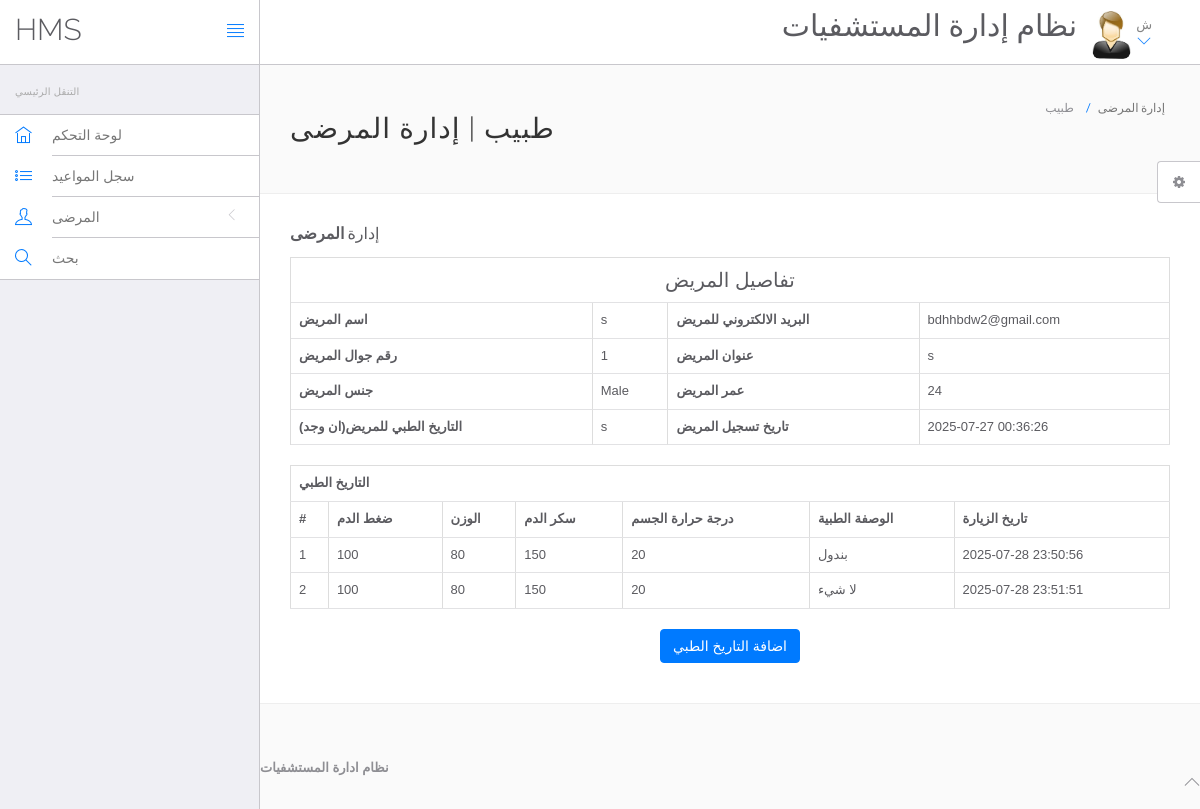
The page /hospital/hms/doctor/view-patient.php?viewid=3 (signed in) on the database its author committed.
### tables this page shows
CREATE TABLE `doctors` (
  `id` int(11) NOT NULL,
  `specilization` varchar(255) DEFAULT NULL,
  `doctorName` varchar(255) DEFAULT NULL,
  `address` longtext DEFAULT NULL,
  `docFees` varchar(255) DEFAULT NULL,
  `contactno` bigint(11) DEFAULT NULL,
  `docEmail` varchar(255) DEFAULT NULL,
  `password` varchar(255) DEFAULT NULL,
  `creationDate` timestamp NULL DEFAULT current_timestamp(),
  `updationDate` timestamp NULL DEFAULT NULL ON UPDATE current_timestamp()
);

CREATE TABLE `tblpatient` (
  `ID` int(10) NOT NULL,
  `Docid` int(10) DEFAULT NULL,
  `PatientName` varchar(200) DEFAULT NULL,
  `PatientContno` bigint(10) DEFAULT NULL,
  `PatientEmail` varchar(200) DEFAULT NULL,
  `PatientGender` varchar(50) DEFAULT NULL,
  `PatientAdd` longtext DEFAULT NULL,
  `PatientAge` int(10) DEFAULT NULL,
  `PatientMedhis` longtext DEFAULT NULL,
  `CreationDate` timestamp NULL DEFAULT current_timestamp(),
  `UpdationDate` timestamp NULL DEFAULT NULL ON UPDATE current_timestamp()
);

CREATE TABLE `tblmedicalhistory` (
  `ID` int(10) NOT NULL,
  `PatientID` int(10) DEFAULT NULL,
  `BloodPressure` varchar(200) DEFAULT NULL,
  `BloodSugar` varchar(200) NOT NULL,
  `Weight` varchar(100) DEFAULT NULL,
  `Temperature` varchar(200) DEFAULT NULL,
  `MedicalPres` longtext DEFAULT NULL,
  `CreationDate` timestamp NOT NULL DEFAULT current_timestamp() ON UPDATE current_timestamp()
);

### hospital/hms/doctor/view-patient.php (the view, shortened to what this page needs)
<?php
include('include/config.php');
if(strlen($_SESSION['id']==0)) {
 header('location:logout.php');
  } else{
?>
<!DOCTYPE html>
<html lang="en">
	<head>
		<link rel="stylesheet" href="vendor/bootstrap/css/bootstrap.min.css">
		<link rel="stylesheet" href="vendor/fontawesome/css/font-awesome.min.css">
		<link rel="stylesheet" href="vendor/themify-icons/themify-icons.min.css">
		<link href="vendor/animate.css/animate.min.css" rel="stylesheet" media="screen">
		<link href="vendor/perfect-scrollbar/perfect-scrollbar.min.css" rel="stylesheet" media="screen">
		<link href="vendor/switchery/switchery.min.css" rel="stylesheet" media="screen">
		<link href="vendor/bootstrap-touchspin/jquery.bootstrap-touchspin.min.css" rel="stylesheet" media="screen">
		<link href="vendor/select2/select2.min.css" rel="stylesheet" media="screen">
		<link href="vendor/bootstrap-datepicker/bootstrap-datepicker3.standalone.min.css" rel="stylesheet" media="screen">
		<link href="vendor/bootstrap-timepicker/bootstrap-timepicker.min.css" rel="stylesheet" media="screen">
		<link rel="stylesheet" href="assets/css/styles.css">
		<link rel="stylesheet" href="assets/css/plugins.css">
		<link rel="stylesheet" href="assets/css/themes/theme-1.css" id="skin_color" />
	</head>
	<body>
		<div id="app">
<?php include('include/sidebar.php');?>
<div class="app-content">
<?php include('include/header.php');?>
<div class="main-content" >
<div class="wrap-content container" id="container">
<section id="page-title">
<div class="row">
<div class="col-sm-8">
<h1 class="mainTitle">طبيب | إدارة المرضى</h1>
</div>
<ol class="breadcrumb">
<li>
<span>طبيب</span>
</li>
<li class="active">
<span>إدارة المرضى</span>
</li>
</ol>
</div>
</section>
<div class="container-fluid container-fullw bg-white">
<div class="row">
<div class="col-md-12">
<h5 class="over-title margin-bottom-15">إدارة <span class="text-bold">المرضى</span></h5>
<?php
                               $vid=$_GET['viewid'];
                               $ret=mysqli_query($con,"select * from tblpatient where ID='$vid'");
$cnt=1;
while ($row=mysqli_fetch_array($ret)) {
                               ?>
<table border="1" class="table table-bordered">
 <tr align="center">
<td colspan="4" style="font-size:20px;color:blue">
 تفاصيل المريض</td></tr>
    <tr>
    <th scope>اسم المريض</th>
    <td><?php  echo $row['PatientName'];?></td>
    <th scope>البريد الالكتروني للمريض</th>
    <td><?php  echo $row['PatientEmail'];?></td>
  </tr>
  <tr>
    <th scope>رقم جوال المريض</th>
    <td><?php  echo $row['PatientContno'];?></td>
    <th>عنوان المريض</th>
    <td><?php  echo $row['PatientAdd'];?></td>
  </tr>
    <tr>
    <th>جنس المريض</th>
    <td><?php  echo $row['PatientGender'];?></td>
    <th>عمر المريض</th>
    <td><?php  echo $row['PatientAge'];?></td>
  </tr>
  <tr>
    <th>التاريخ الطبي للمريض(ان وجد)</th>
    <td><?php  echo $row['PatientMedhis'];?></td>
     <th>تاريخ تسجيل المريض</th>
    <td><?php  echo $row['CreationDate'];?></td>
  </tr>
<?php }?>
</table>
<?php
$ret=mysqli_query($con,"select * from tblmedicalhistory  where PatientID='$vid'");
 ?>
<table id="datatable" class="table table-bordered dt-responsive nowrap" style="border-collapse: collapse; border-spacing: 0; width: 100%;">
  <tr align="center">
   <th colspan="8" >التاريخ الطبي</th>
  </tr>
  <tr>
    <th>#</th>
<th>ضغط الدم</th>
<th>الوزن</th>
<th>سكر الدم</th>
<th>درجة حرارة الجسم</th>
<th>الوصفة الطبية</th>
<th>تاريخ الزيارة</th>
</tr>
<?php
while ($row=mysqli_fetch_array($ret)) {
  ?>
<tr>
  <td><?php echo $cnt;?></td>
 <td><?php  echo $row['BloodPressure'];?></td>
 <td><?php  echo $row['Weight'];?></td>
 <td><?php  echo $row['BloodSugar'];?></td>
  <td><?php  echo $row['Temperature'];?></td>
  <td><?php  echo $row['MedicalPres'];?></td>
  <td><?php  echo $row['CreationDate'];?></td>
</tr>
<?php $cnt=$cnt+1;} ?>
</table>
<p align="center">
 <button class="btn btn-primary waves-effect waves-light w-lg" data-toggle="modal" data-target="#myModal">اضافة التاريخ الطبي</button></p>
</div>
</div>
</div>
</div>
	<?php include('include/footer.php');?>
	<?php include('include/setting.php');?>
		</div>
	</body>
</html>
<?php }  ?>

### hospital/hms/doctor/include/header.php (shortened to what this page needs)
<header class="navbar navbar-default navbar-static-top">
					<div class="navbar-header">
						<a class="navbar-brand" href="#">
							<h2 style="padding-top:20% ">HMS</h2>
						</a>
						<a href="#" class="sidebar-toggler pull-right visible-md visible-lg" data-toggle-class="app-sidebar-closed" data-toggle-target="#app">
							<i class="ti-align-justify"></i>
						</a>
					</div>
					<div class="navbar-collapse collapse">
						<ul class="nav navbar-right">
								<li  style="padding-top:2% ">
								<h2>نظام إدارة المستشفيات</h2>
							</li>
							<li class="dropdown current-user">
								<a href class="dropdown-toggle" data-toggle="dropdown">
									<img src="assets/images/images.jpg" > <span class="username">
									<?php $query=mysqli_query($con,"select doctorName from doctors where id='".$_SESSION['id']."'");
while($row=mysqli_fetch_array($query))
{
	echo $row['doctorName'];
}
									?> <i class="ti-angle-down"></i></i></span>
								</a>
							</li>
						</ul>
					</div>
				</header>

### hospital/hms/doctor/assets/css/themes/theme-1.css (style rules this page uses)
body { background: #FAFAFA; }
header .navbar-header { background: #ffffff !important; border-right-color: #c8c7cc !important; border-bottom-color: #c8c7cc !important; }
header .navbar-header .sidebar-toggler, header .navbar-header .sidebar-mobile-toggler { color: #007aff !important; }
header .navbar-header .navbar-brand { color: #777 !important; }
header .navbar-collapse { background: #ffffff !important; border-bottom-color: #c8c7cc !important; box-shadow: none !important; }
header .navbar-collapse .navbar-right > li > a { color: #777; }
header .navbar-collapse .navbar-right > li > a i { color: #007aff !important; }

### rows shown on the page
doctors: doctorName "ش"
tblpatient: PatientName "s", PatientEmail "bdhhbdw2@gmail.com", PatientContno "1", PatientAdd "s", PatientGender "Male", PatientAge "24", PatientMedhis "s", CreationDate "2025-07-27 00:36:26"
tblmedicalhistory: BloodPressure "100", Weight "80", BloodSugar "150", Temperature "20", MedicalPres "بندول", CreationDate "2025-07-28 23:50:56"
tblmedicalhistory: BloodPressure "100", Weight "80", BloodSugar "150", Temperature "20", MedicalPres "لا شيء", CreationDate "2025-07-28 23:51:51"
